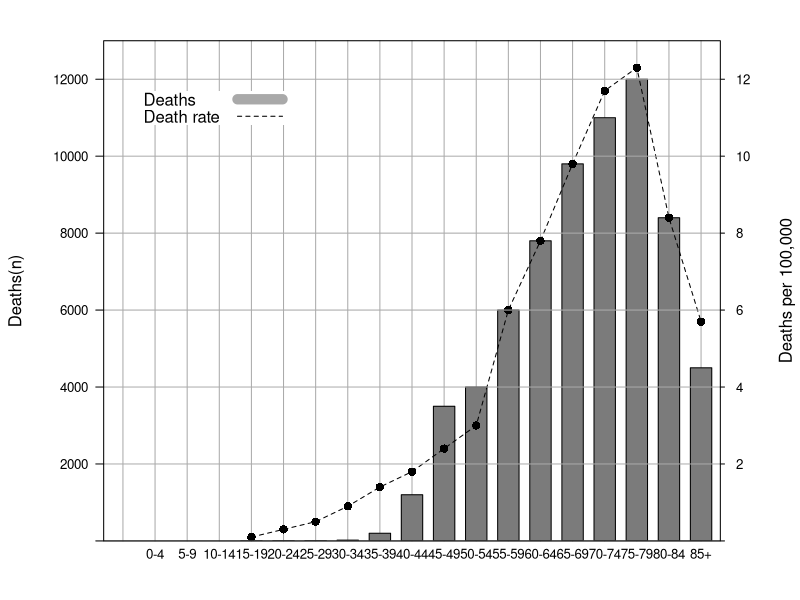

The R script that drew this image:
library(lattice)
library(latticeExtra)

p<-read.csv("./sampleData.csv")

#Age categories for x-axis.
name1<-c("","0-4","5-9","10-14","15-19",
         "20-24","25-29","30-34","35-39","40-44","45-49","50-54","55-59",
         "60-64","65-69","70-74","75-79","80-84","85+")

p$`Age Catagory` <- factor(name1, levels=name1)

bwtheme <- standard.theme("pdf", color=FALSE)


dCountPlot <- 
  barchart(deaths~`Age Catagory`, data=p, ylab="Deaths(n)\n", 
           par.settings = bwtheme, axis = axis.grid, 
           key=list(
             x=.05,y=.9,
             text=list(lab=c("Deaths","Death rate")),
             lines=list(
               pch=c(20,NA),
               col=c("dark grey", "black"),
               type=c("l","o"),
               lty=1:2,
               cex=1,
               lwd=c(10,1)),
             transparent=T,border=F,rep=F
           ),
           ylim=c(0,13000)
  )


dRatePlot <- xyplot(rate ~ `Age Catagory`, data=p, type="o", pch=16, lend=2, cex=1, ylab="Deaths per 100,000",
                    par.settings = bwtheme, axis = axis.grid, ylim=c(0,13))

doubleYScale(dCountPlot, dRatePlot, add.ylab2 = TRUE)
